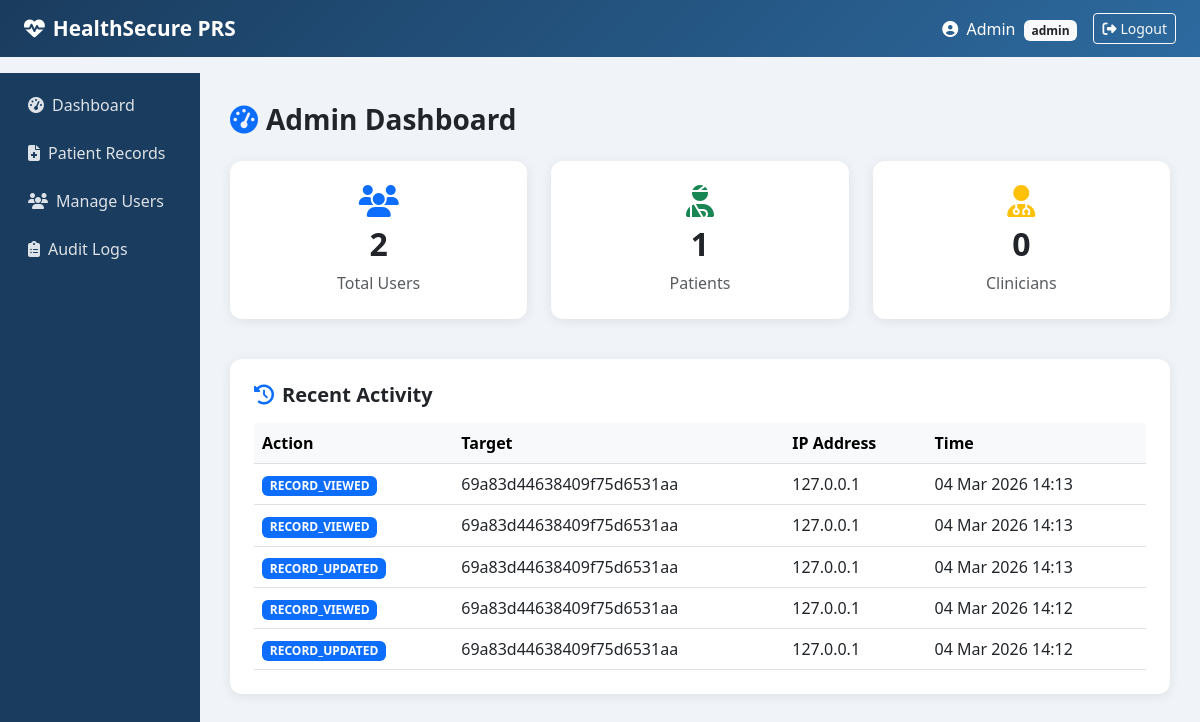
The page /admin/dashboard (signed in) on the database as committed earlier.
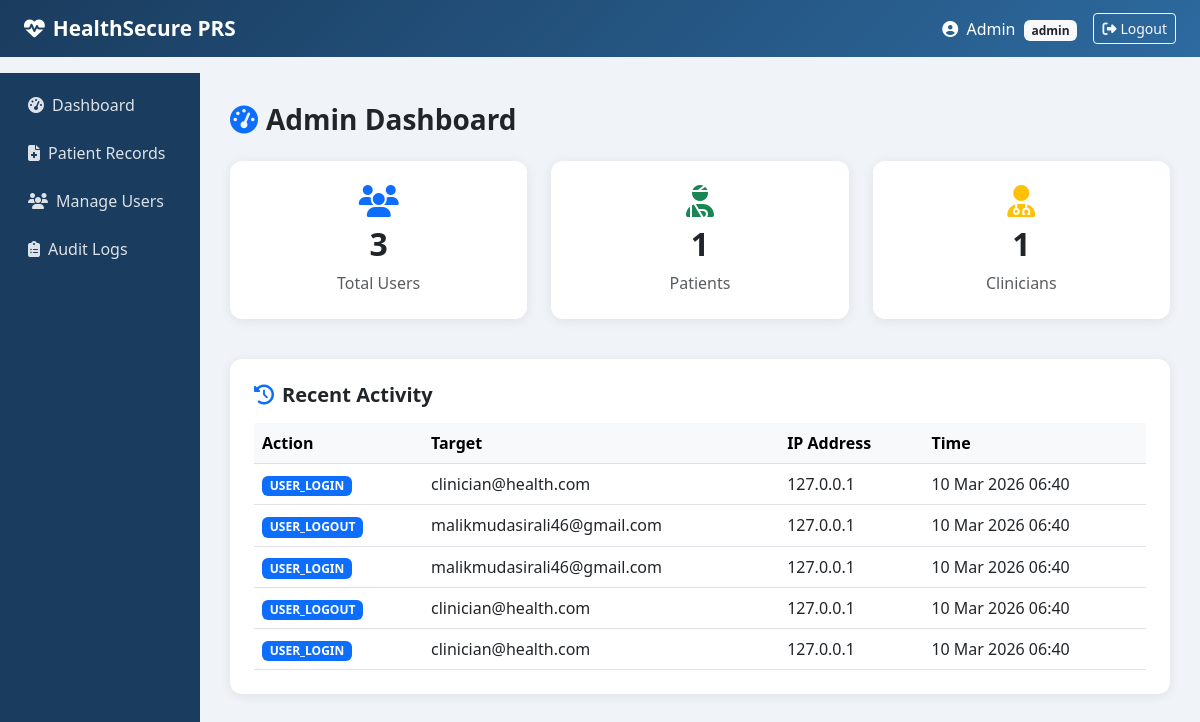
The same page on the database as committed later.
### models.py (models this page shows, shortened)
class AuditLog(db.Model):
    __tablename__ = 'audit_logs'
    id = db.Column(db.Integer, primary_key=True)
    user_id = db.Column(db.Integer, db.ForeignKey('users.id'), nullable=True)
    action = db.Column(db.String(255), nullable=False)
    target = db.Column(db.String(255), nullable=True)
    ip_address = db.Column(db.String(45), nullable=True)
    timestamp = db.Column(db.DateTime, default=datetime.utcnow)

### routes/admin.py (the view)
@admin_bp.route('/dashboard')
@login_required
@admin_required
def dashboard():
    total_users = User.query.count()
    total_patients = User.query.filter_by(role='patient').count()
    total_clinicians = User.query.filter_by(role='clinician').count()
    recent_logs = AuditLog.query.order_by(AuditLog.timestamp.desc()).limit(5).all()
    return render_template('admin/dashboard.html',
                           total_users=total_users,
                           total_patients=total_patients,
                           total_clinicians=total_clinicians,
                           recent_logs=recent_logs)

### extensions.py (called while the page is built)
@login_manager.user_loader
def load_user(user_id):
    from models import User
    return User.query.get(int(user_id))

### routes/admin.py (called while the page is built)
def admin_required(f):
    from functools import wraps
    @wraps(f)
    def decorated(*args, **kwargs):
        if current_user.role != 'admin':
            flash('Admin access required.', 'danger')
            return redirect(url_for('auth.dashboard'))
        return f(*args, **kwargs)
    return decorated

### templates/admin/dashboard.html (shortened to what this page needs)
{% extends 'shared/base.html' %}
{% block content %}
<h3 class="fw-bold mb-4">
    <i class="fas fa-tachometer-alt me-2 text-primary"></i>Admin Dashboard
</h3>
<div class="row mb-4">
    <div class="col-md-4 mb-3">
        <div class="card p-4 text-center">
            <i class="fas fa-users fa-2x text-primary mb-2"></i>
            <h2 class="fw-bold">{{ total_users }}</h2>
            <p class="text-muted mb-0">Total Users</p>
        </div>
    </div>
    <div class="col-md-4 mb-3">
        <div class="card p-4 text-center">
            <i class="fas fa-user-injured fa-2x text-success mb-2"></i>
            <h2 class="fw-bold">{{ total_patients }}</h2>
            <p class="text-muted mb-0">Patients</p>
        </div>
    </div>
    <div class="col-md-4 mb-3">
        <div class="card p-4 text-center">
            <i class="fas fa-user-md fa-2x text-warning mb-2"></i>
            <h2 class="fw-bold">{{ total_clinicians }}</h2>
            <p class="text-muted mb-0">Clinicians</p>
        </div>
    </div>
</div>
<div class="card p-4">
    <h5 class="fw-bold mb-3">
        <i class="fas fa-history me-2 text-primary"></i>Recent Activity
    </h5>
    {% if recent_logs %}
    <table class="table table-hover mb-0">
        <thead class="table-light">
            <tr>
                <th>Action</th>
                <th>Target</th>
                <th>IP Address</th>
                <th>Time</th>
            </tr>
        </thead>
        <tbody>
            {% for log in recent_logs %}
            <tr>
                <td><span class="badge bg-primary">{{ log.action }}</span></td>
                <td>{{ log.target or '—' }}</td>
                <td>{{ log.ip_address or '—' }}</td>
                <td>{{ log.timestamp.strftime('%d %b %Y %H:%M') }}</td>
            </tr>
            {% endfor %}
        </tbody>
    </table>
    {% else %}
    <p class="text-muted mb-0">No recent activity recorded.</p>
    {% endif %}
</div>
{% endblock %}

Rows that differ between the two databases and show on the page:
no longer on this page (row unchanged): AuditLog: action "RECORD_VIEWED", target "69a83d44638409f75d6531aa", ip_address "127.0.0.1", timestamp "04 Mar 2026 14:13"
no longer on this page (row unchanged): AuditLog: action "RECORD_VIEWED", target "69a83d44638409f75d6531aa", ip_address "127.0.0.1", timestamp "04 Mar 2026 14:13"
no longer on this page (row unchanged): AuditLog: action "RECORD_UPDATED", target "69a83d44638409f75d6531aa", ip_address "127.0.0.1", timestamp "04 Mar 2026 14:13"
no longer on this page (row unchanged): AuditLog: action "RECORD_VIEWED", target "69a83d44638409f75d6531aa", ip_address "127.0.0.1", timestamp "04 Mar 2026 14:12"
no longer on this page (row unchanged): AuditLog: action "RECORD_UPDATED", target "69a83d44638409f75d6531aa", ip_address "127.0.0.1", timestamp "04 Mar 2026 14:12"
added AuditLog: action "USER_LOGIN", target "clinician@health.com", ip_address "127.0.0.1", timestamp "10 Mar 2026 06:40"
added AuditLog: action "USER_LOGOUT", target "malikmudasirali46@gmail.com", ip_address "127.0.0.1", timestamp "10 Mar 2026 06:40"
added AuditLog: action "USER_LOGIN", target "malikmudasirali46@gmail.com", ip_address "127.0.0.1", timestamp "10 Mar 2026 06:40"
added AuditLog: action "USER_LOGOUT", target "clinician@health.com", ip_address "127.0.0.1", timestamp "10 Mar 2026 06:40"
added AuditLog: action "USER_LOGIN", target "clinician@health.com", ip_address "127.0.0.1", timestamp "10 Mar 2026 06:40"
Other text that changed with them:
{{ total_users }}: "2" → "3"
{{ total_clinicians }}: "0" → "1"
